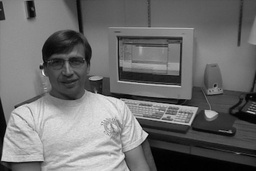
#> input picture 0001.jpg, 256 x 171 px, shrunk from 720 x 480 before the run
$ python HOG.py   (older library calls are emulated)
#> lines starting #> are read from the running program, lines starting #| are printed output that depends on the picture; after the words box and inside, x2 and y2 are one past the last pixel; in counts of white or black regions, pixels touching at a corner belong together
import cv2
import numpy as np
import matplotlib.pyplot as plt
import skimage.feature as skim

def get_differential_filter():
    # 3 x 3 Sobel filter
    filter_x = np.array([[1,0,-1],[2,0,-2],[1,0,-1]])
    filter_y = np.array([[1,2,1],[0,0,0],[-1,-2,-1]])
    return filter_x, filter_y


def filter_image(im, filter):
    im_filtered = np.zeros_like(im)
    filter_flattened = filter.flatten()
    height = len(im)
    width = len(im[0])
    im_padded = np.pad(im,1)

    for i in range(height):
        for j in range(width):
            im_window = im_padded[i:i+3,j:j+3].flatten()
            im_filtered[i][j] = np.dot(im_window, filter_flattened)

    return im_filtered


def get_gradient(im_dx, im_dy):
    height = len(im_dx)
    width = len(im_dy[0])
    grad_mag = np.zeros_like(im_dx,dtype=np.float)
    grad_angle = np.zeros_like(im_dx,dtype=np.float)
    for i in range(height):
        grad_mag[i] = [np.linalg.norm([dX,dY]) for (dX,dY) in zip(im_dx[i],im_dy[i])]
        for j in range(width):
            dX = im_dx[i][j]
            dY = im_dy[i][j]
            if abs(dX) > 0.00001:
                grad_angle[i][j] = np.arctan(float(dY/dX)) + (np.pi/2)
            else:
                if dY < 0 and dX < 0:
                    grad_angle[i][j] = 0
                else:
                    grad_angle[i][j] = np.pi
    return grad_mag, grad_angle


def build_histogram(grad_mag, grad_angle, cell_size):
    height = len(grad_mag)
    width = len(grad_mag[0])
    nBins = 6
    x_corner = 0
    y_corner = 0
    ori_histo = np.zeros((int(height / cell_size), int(width / cell_size), nBins), dtype=float)
    while (x_corner + cell_size) <= height:
        while (y_corner + cell_size) <= width:
            hist = np.zeros((6), dtype=float)
            magROI = grad_mag[x_corner:x_corner+cell_size, y_corner:y_corner+cell_size].flatten()
            angleROI = grad_angle[x_corner:x_corner+cell_size, y_corner:y_corner+cell_size].flatten()
            for i in range(cell_size*cell_size):
                angleInDeg = angleROI[i] * (180 / np.pi)
                if angleInDeg >=0 and angleInDeg < 30:
                    hist[0] += magROI[i]
                elif angleInDeg >=30 and angleInDeg < 60:
                    hist[1] += magROI[i]
                elif angleInDeg >=60 and angleInDeg < 90:
                    hist[2] += magROI[i]
                elif angleInDeg >=90 and angleInDeg < 120:
                    hist[3] += magROI[i]
                elif angleInDeg >=120 and angleInDeg < 150:
                    hist[4] += magROI[i]
                else:
                    hist[5] += magROI[i]
            ori_histo[int(x_corner/cell_size),int(y_corner/cell_size),:] = hist
            y_corner += cell_size
        x_corner += cell_size
        y_corner = 0
    return ori_histo

def get_block_descriptor(ori_histo, block_size):
    x_window = 0
    y_window = 0
    height = len(ori_histo)
    width = len(ori_histo[0])
    ori_histo_normalized = np.zeros(((height-(block_size-1)), (width-(block_size-1)), (6*(block_size**2))), dtype=float)
    while x_window + block_size <= height:
        while y_window + block_size <= width:
            concatednatedHist = ori_histo[x_window:x_window + block_size, y_window:y_window + block_size,:].flatten()
            histNorm = np.sqrt(np.sum(np.square(concatednatedHist)) + 0.001)
            ori_histo_normalized[x_window,y_window,:] = [(h_i / histNorm) for h_i in concatednatedHist]
            y_window += block_size
        x_window += block_size
        y_window = 0
    return ori_histo_normalized

def extract_hog(im):
    # convert grey-scale image to double format
    im = im.astype('float') / 255.0
    # Normalize image to [0,1]
    im = (im - np.min(im)) / np.max(im)
    x_filter, y_filter = get_differential_filter()
    dx = filter_image(im, x_filter)
    dy = filter_image(im, y_filter)
    mag_matrix, angle_mat = get_gradient(dx, dy)
    histogramMat = build_histogram(mag_matrix, angle_mat, 8)
    hog_descriptors = get_block_descriptor(histogramMat, 2)
    hog = hog_descriptors.flatten()
    # VISUALIZATION CODE FOR HOG. UNCOMMENT IF NEEDED
    # visualize_hog(im, hog, 8, 2)
    return hog

# visualize histogram of each block
def visualize_hog(im, hog, cell_size, block_size):
    num_bins = 6
    max_len = 7  # control sum of segment lengths for visualized histogram bin of each block
    im_h, im_w = im.shape
    num_cell_h, num_cell_w = int(im_h / cell_size), int(im_w / cell_size)
    num_blocks_h, num_blocks_w = num_cell_h - block_size + 1, num_cell_w - block_size + 1
    histo_normalized = hog.reshape((num_blocks_h, num_blocks_w, block_size**2, num_bins))
    histo_normalized_vis = np.sum(histo_normalized**2, axis=2) * max_len  # num_blocks_h x num_blocks_w x num_bins
    angles = np.arange(0, np.pi, np.pi/num_bins)
    mesh_x, mesh_y = np.meshgrid(np.r_[cell_size: cell_size*num_cell_w: cell_size], np.r_[cell_size: cell_size*num_cell_h: cell_size])
    mesh_u = histo_normalized_vis * np.sin(angles).reshape((1, 1, num_bins))  # expand to same dims as histo_normalized
    mesh_v = histo_normalized_vis * -np.cos(angles).reshape((1, 1, num_bins))  # expand to same dims as histo_normalized
    plt.imshow(im, cmap='gray', vmin=0, vmax=1)
    for i in range(num_bins):
        plt.quiver(mesh_x - 0.5 * mesh_u[:, :, i], mesh_y - 0.5 * mesh_v[:, :, i], mesh_u[:, :, i], mesh_v[:, :, i],
                   color='white', headaxislength=0, headlength=0, scale_units='xy', scale=1, width=0.002, angles='xy')
    plt.show()

def box_iou(box1,box2, boxSize):
    # boxes have same area - boxSize ** 2 in our case
    sumOfAreas = 2*(boxSize**2)
    #        col min  row min  col max           row max
    box_1 = [box1[0], box1[1], box1[0] + boxSize, box1[1] + boxSize]
    box_2 = [box2[0], box2[1], box2[0] + boxSize, box2[1] + boxSize]
    intersectionArea = (min(box_1[2],box_2[2]) - max(box_1[0], box_2[0])) * (min(box_1[3],box_2[3]) - max(box_1[1], box_2[1]))
    return float(intersectionArea / (sumOfAreas - intersectionArea))

def face_recognition(I_target, I_template):
    template_HOG = extract_hog(I_template)
    template_HOG = template_HOG - np.mean(template_HOG) # Normalize
    template_HOG_norm = np.linalg.norm(template_HOG)
    img_h, img_w = I_target.shape
    box_h, box_w = I_template.shape
    x = 0
    y = 0
    ## FIND ALL BOUNDING BOXES ##
    all_bounding_boxes = []
    while x + box_h <= img_h:
        print("Searching in row", x)
        while y + box_w <= img_w:
            img_window = I_target[x:x+box_h, y:y+box_w]
            img_HOG = extract_hog(img_window)
            img_HOG = img_HOG - np.mean(img_HOG) # Normalize
            img_HOG_norm = np.linalg.norm(img_HOG)
            score = float(np.dot(template_HOG, img_HOG) / (template_HOG_norm*img_HOG_norm))
            all_bounding_boxes.append([y,x,score])
            y += 3 # A stride of 3 is enough to produce a good result for the target. Change as needed
        x += 40
        y = 0
    print("Search complete. Computing scores.")
    # Sort by score
    bounding_boxes = []
    all_bounding_boxes = sorted(list(all_bounding_boxes),key=lambda box: box[2], reverse=True)

    ## THRESHOLDING ##
    thresholded_boxes = []
    for box in all_bounding_boxes:
        if box[2] >= 0.6: # Thresholding
            thresholded_boxes.append(box)
    print("Number of boxes after thresholding: ", len(thresholded_boxes))
    ## NON MAXIMUM SUPPRESSION ##
    while thresholded_boxes != []:
        currBox = thresholded_boxes[0]
        bounding_boxes.append(currBox)
        toRemove = []
        for box in thresholded_boxes:
            if box_iou(currBox, box, box_w) >= 0.5:
                toRemove.append(box)
        for remBox in toRemove:
            thresholded_boxes.remove(remBox)
    return np.array(bounding_boxes)

def visualize_face_detection(I_target,bounding_boxes,box_size):

    hh,ww,cc=I_target.shape

    fimg=I_target.copy()
    for ii in range(bounding_boxes.shape[0]):

        x1 = bounding_boxes[ii,0]
        x2 = bounding_boxes[ii, 0] + box_size
        y1 = bounding_boxes[ii, 1]
        y2 = bounding_boxes[ii, 1] + box_size

        if x1<0:
            x1=0
        if x1>ww-1:
            x1=ww-1
        if x2<0:
            x2=0
        if x2>ww-1:
            x2=ww-1
        if y1<0:
            y1=0
        if y1>hh-1:
            y1=hh-1
        if y2<0:
            y2=0
        if y2>hh-1:
            y2=hh-1

        fimg = cv2.rectangle(fimg, (int(x1),int(y1)), (int(x2),int(y2)), (255, 0, 0), 2)
        # cv2.putText(fimg, "%.2f"%bounding_boxes[ii,2], (int(x1)+1, int(y1)+2), cv2.FONT_HERSHEY_SIMPLEX , 0.5, (0, 255, 0), 2)

    plt.figure(3)
    plt.imshow(fimg, vmin=0, vmax=1)
    plt.savefig('HOG_face_detection.png')

if __name__=='__main__':

    # Sample image to test intermediate output. Uncomment if needed
    # im = cv2.imread('Einstein.jpg', 0)
    # hog = extract_hog(im)

    I_target= cv2.imread('0001.jpg', 0)
#> I_target is the input picture: shape (171, 256); min 0, max 236, mean 109.7
    #MxN image

    I_template = cv2.imread('2.png', 0)
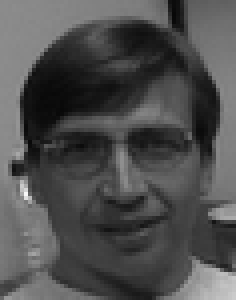
#> input picture 2.png, 59 x 75 px, shrunk from 165 x 210 before the run (shown 4 times larger)
#> I_template is the input picture: shape (75, 59); min 8, max 249, mean 78.7
    #mxn  face template

    bounding_boxes=face_recognition(I_target, I_template)
#> in filter_image, `height = len(im)`: height = 75
#> in filter_image, `width = len(im[0])`: width = 59
#> after the loop in filter_image (call 2), `for i in range(height):`:
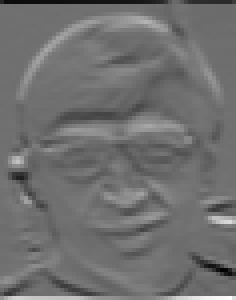
#> im_filtered: shape (75, 59) float64 (shown 4 times larger); min -2.37, max 3.02, mean -0.000559; drawn with min black and max white
#> in get_gradient, `height = len(im_dx)`: height = 75
#> in get_gradient, `width = len(im_dy[0])`: width = 59
#> after the loop in get_gradient, `for i in range(height):`:
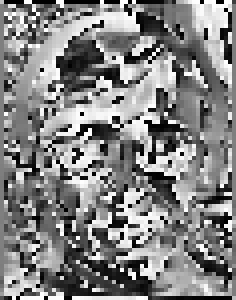
#> grad_angle: shape (75, 59) float64 (shown 4 times larger); min 0, max 3.14, mean 1.62; drawn with min black and max white
#> after the loop in get_gradient, `for i in range(height):`:
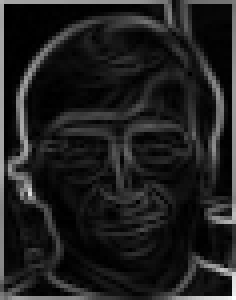
#> grad_mag: shape (75, 59) float64 (shown 4 times larger); min 3.93e-17, max 3.25, mean 0.409; drawn with min black and max white
#> in build_histogram, `height = len(grad_mag)`: height = 75
#> in build_histogram, `width = len(grad_mag[0])`: width = 59
#> the loop in build_histogram, `while (x_corner + cell_size) <= height:` made 9 passes
#> x_corner on passes 1 to 9: 8, 16, 24, 32, 40, 48, 56, 64, 72
#> after the loop in build_histogram, `while (x_corner + cell_size) <= height:`: x_corner = 72
#> in get_block_descriptor, `height = len(ori_histo)`: height = 9
#> in get_block_descriptor, `width = len(ori_histo[0])`: width = 7
#> the loop in get_block_descriptor, `while x_window + block_size <= height:` made 4 passes
#> x_window on passes 1 to 4: 2, 4, 6, 8
#> after the loop in get_block_descriptor, `while x_window + block_size <= height:`: x_window = 8
#> in extract_hog, `hog = hog_descriptors.flatten()`: hog = 1152 values, max 0.773 at index 22, min 0 at index 24, mean 0.0321
#> in face_recognition, `template_HOG = extract_hog(I_template)`: template_HOG has the same summary as hog in extract_hog
#> in face_recognition, `template_HOG = template_HOG - np.mean(template_HOG)`: template_HOG = 1152 values, max 0.741 at index 22, min -0.0321 at index 24, mean -5.01e-18
#> in face_recognition, `template_HOG_norm = np.linalg.norm(template_HOG)`: template_HOG_norm = 3.29
#> after the loop in face_recognition, `while x + box_h <= img_h:`:
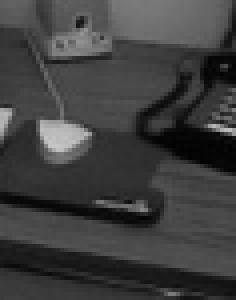
#> img_window: shape (75, 59) (shown 4 times larger); min 2, max 198, mean 62.7
#> the loop in face_recognition, `for box in all_bounding_boxes:` made 198 passes
#> box on passes 1 to 3: [192, 40, 0.63], [186, 0, 0.613], [3, 40, 0.61]
#| Number of boxes after thresholding:  3
#> the loop in face_recognition, `while thresholded_boxes != []:` made 3 passes

    I_target_c= cv2.imread('0001.jpg')
    # MxN image (just for visualization)
    visualize_face_detection(I_target_c, bounding_boxes, I_template.shape[0])
#> the loop in visualize_face_detection, `for ii in range(bounding_boxes.shape[0]): ` made 3 passes
#> pass 1, in visualize_face_detection, `fimg = cv2.rectangle(fimg, (int(x1),int(y1)), (int(x2),int(y2)), (255,..`:
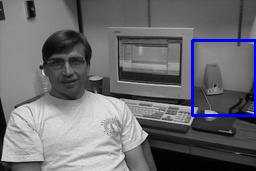
#> fimg: shape (171, 256, 3); 1.71% of pixels changed, all inside (x1, y1, x2, y2) = (191, 39, 256, 117)
    #this is visualization code.

    img=cv2.imread("HOG_face_detection.png")
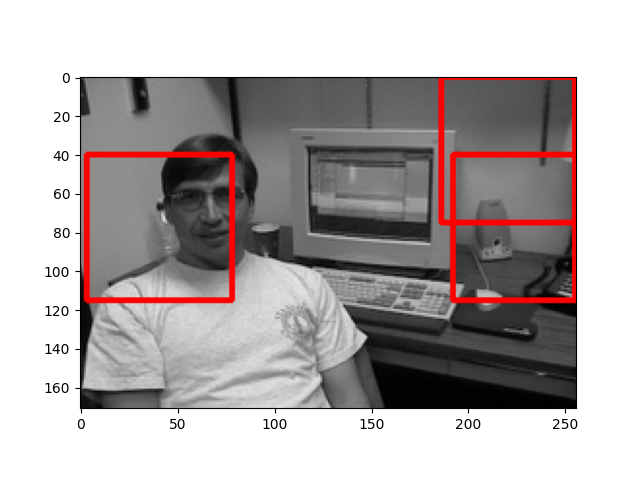
#> img: shape (480, 640, 3); mean B, G, R 172.3, 172.3, 179.1
    cv2.imshow("picture",img)
